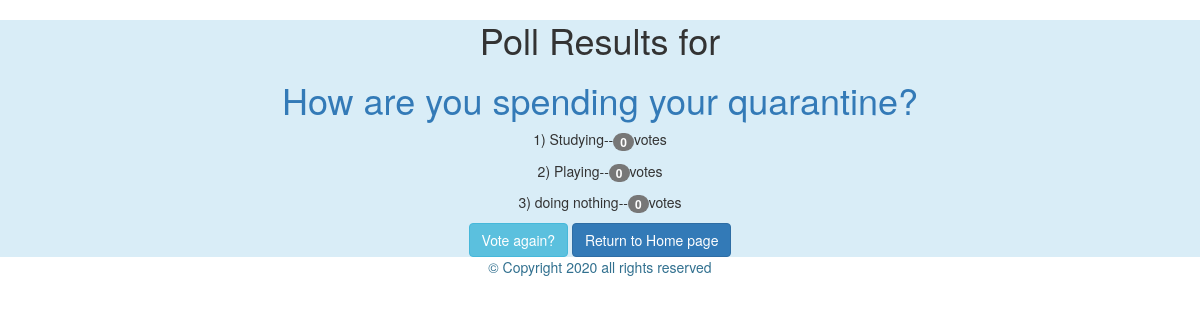
Page /polls/32/results/ on the committed database.
### polls/models.py (models this page shows, shortened)
class Question(models.Model):
    question_text = models.CharField(max_length=200)
    pub_date = models.DateTimeField('date published')

class Choice(models.Model):
    question = models.ForeignKey(Question, on_delete=models.CASCADE)
    choice_text = models.CharField(max_length=200)
    votes = models.IntegerField(default=0)

### polls/views.py (the view)
# urls.py: path('<int:pk>/results/',views.ResultsView.as_view(),name='results'),
class ResultsView(generic.DetailView):
    model = Question
    template_name = 'polls/results.html'

### polls/templates/polls/results.html (shortened to what this page needs)
{% extends 'polls/base.html' %}
{% block content %}
<div class="text-center bg-info">
<h1 class="text-secondary">Poll Results for</h1>
<h1 class="text-primary">{{question.question_text}}</h1>
    {% for choice in question.choice_set.all %}
    <p>{{forloop.counter}}) {{choice.choice_text}}--<span class="badge" >{{choice.votes}} </span>vote{{ choice.votes|pluralize }}</p>
    {% endfor %}
<a class="btn btn-info" href="{% url 'polls:detail' question.id %}">Vote again?</a>
<a class="btn btn-primary" href="/polls/">Return to Home page</a>
</div>
{% endblock content %}

### rows in the picture
Question: question_text "How are you spending your quarantine?"
Choice: choice_text "Studying", votes "0"
Choice: choice_text "Playing", votes "0"
Choice: choice_text "doing nothing", votes "0"
